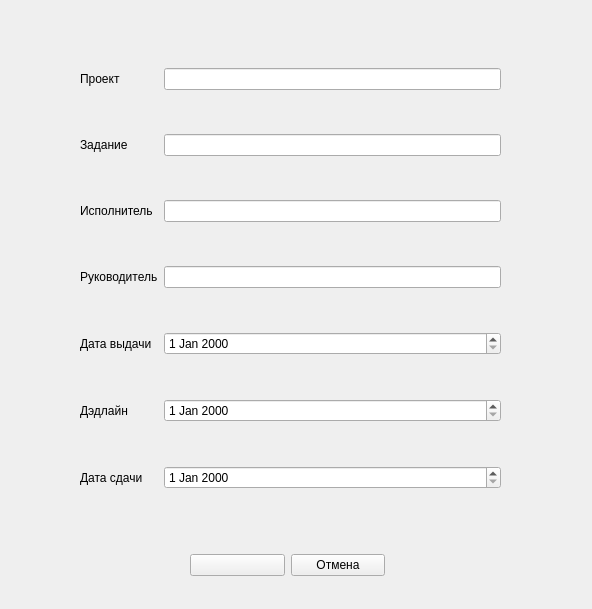
<?xml version="1.0" encoding="UTF-8"?>
<ui version="4.0">
 <class>CreateWindow</class>
 <widget class="QWidget" name="CreateWindow">
  <property name="geometry">
   <rect>
    <x>0</x>
    <y>0</y>
    <width>592</width>
    <height>609</height>
   </rect>
  </property>
  <property name="windowTitle">
   <string>Form</string>
  </property>
  <widget class="QWidget" name="gridLayoutWidget">
   <property name="geometry">
    <rect>
     <x>80</x>
     <y>30</y>
     <width>421</width>
     <height>501</height>
    </rect>
   </property>
   <layout class="QGridLayout" name="gridLayout">
    <item row="3" column="1">
     <widget class="QLineEdit" name="headerField"/>
    </item>
    <item row="2" column="1">
     <widget class="QLineEdit" name="execField"/>
    </item>
    <item row="4" column="1">
     <widget class="QDateEdit" name="dateField"/>
    </item>
    <item row="5" column="0">
     <widget class="QLabel" name="deadLineLabel">
      <property name="text">
       <string>Дэдлайн</string>
      </property>
     </widget>
    </item>
    <item row="1" column="1">
     <widget class="QLineEdit" name="taskField"/>
    </item>
    <item row="4" column="0">
     <widget class="QLabel" name="dateLabel">
      <property name="text">
       <string>Дата выдачи</string>
      </property>
     </widget>
    </item>
    <item row="1" column="0">
     <widget class="QLabel" name="taskLabel">
      <property name="text">
       <string>Задание</string>
      </property>
     </widget>
    </item>
    <item row="2" column="0">
     <widget class="QLabel" name="execLabel">
      <property name="text">
       <string>Исполнитель</string>
      </property>
     </widget>
    </item>
    <item row="5" column="1">
     <widget class="QDateEdit" name="deadLineField"/>
    </item>
    <item row="3" column="0">
     <widget class="QLabel" name="headerLabel">
      <property name="text">
       <string>Руководитель</string>
      </property>
     </widget>
    </item>
    <item row="0" column="1">
     <widget class="QLineEdit" name="projectField"/>
    </item>
    <item row="6" column="0">
     <widget class="QLabel" name="returnLabel">
      <property name="text">
       <string>Дата сдачи</string>
      </property>
     </widget>
    </item>
    <item row="0" column="0">
     <widget class="QLabel" name="projectLabel">
      <property name="text">
       <string>Проект</string>
      </property>
     </widget>
    </item>
    <item row="6" column="1">
     <widget class="QDateEdit" name="returnDateField"/>
    </item>
   </layout>
  </widget>
  <widget class="QWidget" name="">
   <property name="geometry">
    <rect>
     <x>190</x>
     <y>550</y>
     <width>195</width>
     <height>31</height>
    </rect>
   </property>
   <layout class="QHBoxLayout" name="horizontalLayout">
    <item>
     <widget class="QPushButton" name="pushButton">
      <property name="text">
       <string/>
      </property>
     </widget>
    </item>
    <item>
     <widget class="QPushButton" name="cancelButton">
      <property name="text">
       <string>Отмена</string>
      </property>
     </widget>
    </item>
   </layout>
  </widget>
 </widget>
 <resources/>
 <connections/>
</ui>
